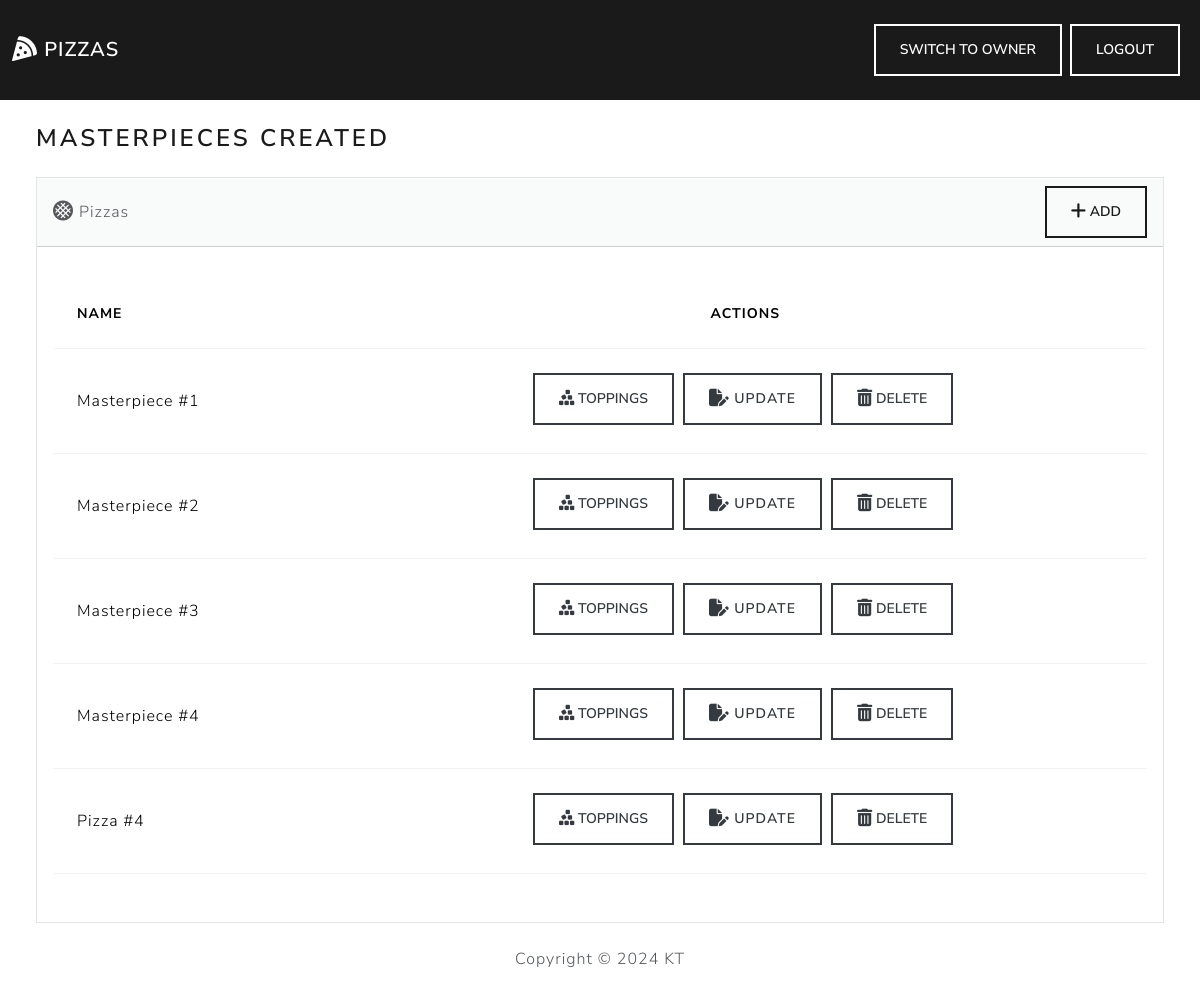
Page /pizzas/ on the committed database.
### pizzas/models.py (models this page shows, shortened)
class Pizza(models.Model):
    name = models.CharField(max_length=100, unique=True)
    toppings = models.ManyToManyField(Topping, blank=True)

### pizzas/views.py (the view)
# urls.py: path('pizzas/', views.manage_pizzas, name='manage_pizzas'),
def manage_pizzas(request):
    return render(request, 'pizzas/manage_pizzas.html', {
        'pizzas': Pizza.objects.all().order_by('name')
    })

### pizzas/templates/pizzas/manage_pizzas.html (shortened to what this page needs)
{% extends "pizzas/pizzas_base.html" %}
{% block body %}
        <h3 class="m-4">Masterpieces Created</h3>
        <div class="row">
            <div class="col-12">
                {% if pizzas %}
                <div class="card bg-light ms-4 me-4 mb-4">
                    <div class="card-header d-flex justify-content-between align-items-center">
                      <div>
                        <i class="fa-solid fa-stroopwafel fa-lg"></i> Pizzas
                        </div>
                        <div>
                          <a class="nav-link" href="{% url 'add_pizza' %}">
                            <button type="button" class="btn btn-outline-primary"> Add</button>
                          </a>
                        </div>
                    </div>
                    <div class="card-body">
                    <p class="card-text">
                        <div class="table-responsive">
                            <table class="table table-hover">
                                <thead>
                                  <tr>
                                    <th scope="col">Name</th>
                                    <th scope="col" style="text-align: center;">Actions</th>
                                  </tr>
                                </thead>
                                <tbody>
                                    {% for pizza in pizzas %}
                                    <tr id="pizza-{{ pizza.id }}" style="vertical-align: middle;">
                                      <td>{{ pizza.name }}</td>
                                      <td style="text-align: center;">
                                        <div class="d-grid gap-2 d-md-block">
                                        <button type="button" class="btn btn-outline-dark me-1 mb-1" href="{% url 'view_pizza' pizza.id %}" data-bs-toggle="modal" data-bs-target="#view{{pizza.id}}" data-bs-focus="false">
                                                         Toppings
                                                      </button>
                                        <a class="btn btn-outline-dark me-1 mb-1" href="{% url 'update_pizza' pizza.id %}">
                                             Update
                                          </a>
                                        <button class="btn btn-outline-dark me-1 mb-1" data-bs-toggle="modal" data-bs-target="#delete{{pizza.id}}">
                                             Delete
                                        </button>
                                        </div>
                                        </td>
                                      </tr>
                                    {% endfor %}
                                </tbody>
                              </table>
                        </div>
                    </p>
                    </div>
                </div>
                {% else %}
                <h5 class="alert alert-primary ms-4 me-4">No Pizzas Created</h5>
                {% endif %}
            </div>
        </div>
{% endblock %}

### rows in the picture
Pizza: name "Masterpiece #1"
Pizza: name "Masterpiece #2"
Pizza: name "Masterpiece #3"
Pizza: name "Masterpiece #4"
Pizza: name "Pizza #4"
